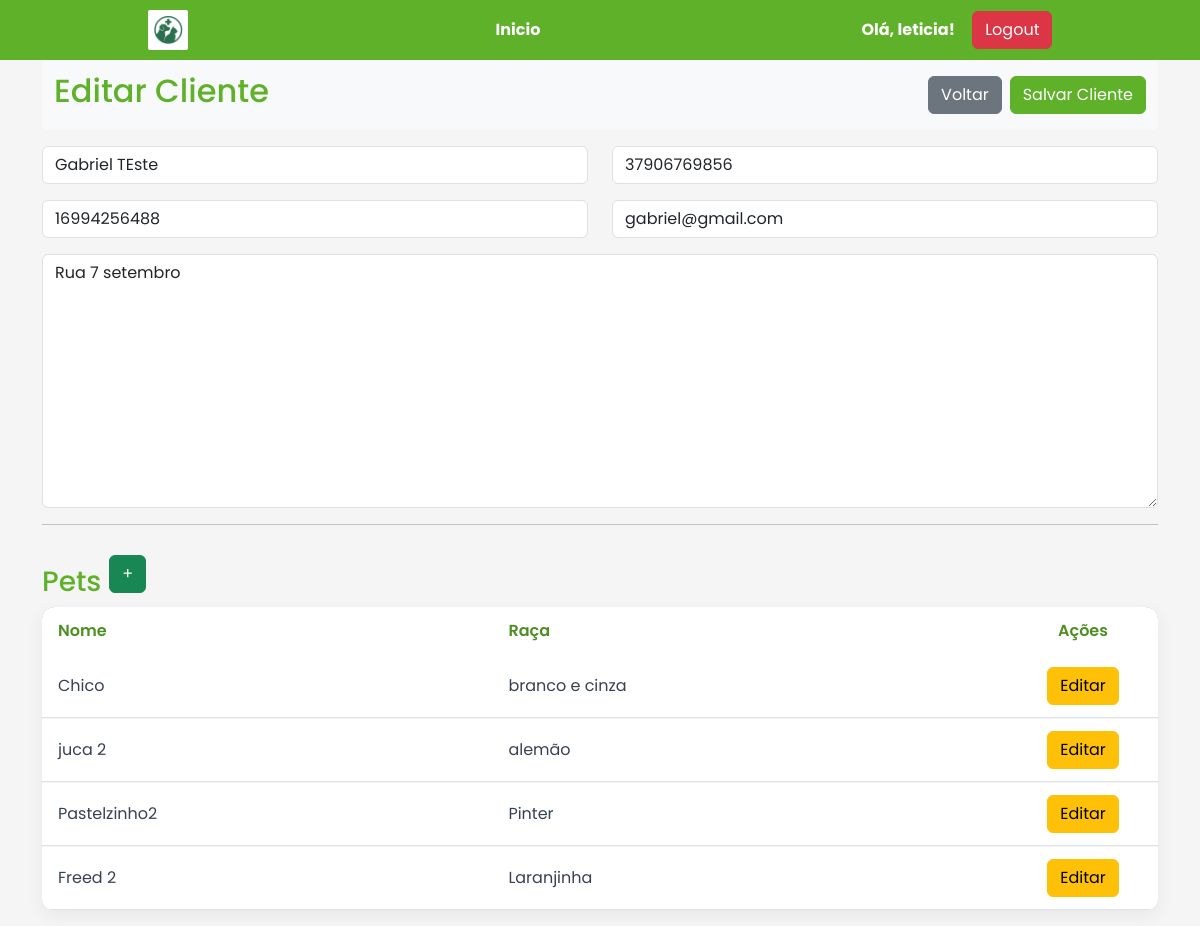
Screenshot of /clientes/1/edit/ (signed in) with the database file from the repository.
### core/models.py (models this page shows, shortened)
class Cliente(models.Model):
    usuario = models.OneToOneField(User,
                                   on_delete=models.CASCADE,
                                   related_name='cliente', null=True)
    nome = models.CharField(max_length=100)
    cpf = models.CharField(max_length=11, blank=True, null=True)
    telefone = models.CharField(max_length=15)
    email = models.EmailField()
    endereco = models.TextField()

class Animal(models.Model):
    ESPECIES = [
        ('C', 'Cachorro'),
        ('G', 'Gato'),
        ('O', 'Outros'),
    ]
    nome = models.CharField(max_length=100)
    especie = models.CharField(max_length=1, choices=ESPECIES)
    raca = models.CharField(max_length=100)
    idade = models.PositiveIntegerField(null=True, blank=True)
    peso = models.DecimalField(max_digits=5, decimal_places=2, null=True, blank=True)
    dono = models.ForeignKey(Cliente, on_delete=models.CASCADE, related_name='animais')

### core/views.py (the view)
# urls.py: path('clientes/<int:pk>/edit/', views.edit_cliente, name='edit_cliente'),
@login_required(login_url='login')
def edit_cliente(request, pk):
    cliente = get_object_or_404(Cliente, pk=pk)
    animais = cliente.animais.all()
    form_pet = AnimalForm()
    if request.method == 'POST':
        form = ClienteForm(request.POST, instance=cliente)
        if form.is_valid():
            form.save()
            return redirect('lista_clientes')
    else:
        form = ClienteForm(instance=cliente)
        forms_pet = {}
        for animal in animais:
            forms_pet[animal.id] = AnimalForm(instance=animal)
        print(forms_pet)
    return render(request, 'cliente/edit_cliente.html', {
        'form': form,
        'cliente': cliente,
        'animais': animais,
        'form_pet': form_pet, # Add Pet
        'forms_pet': forms_pet # Edit Pet
        })

### core/forms.py (shortened to what this page needs)
class ClienteForm(forms.ModelForm):
    class Meta:
        model = Cliente
        fields = ['nome', 'cpf', 'telefone', 'email', 'endereco']
    def __init__(self, *args, **kwargs):
        super().__init__(*args, **kwargs)
        for field in self.fields.values():
            field.widget.attrs.update({'class': 'form-control'})

class AnimalForm(forms.ModelForm):
    class Meta:
        model = Animal
        fields = ['nome', 'especie', 'raca', 'idade', 'peso']
        widgets = {
            'nome': forms.TextInput(attrs={'class': 'form-control'}),
            'idade': forms.NumberInput(attrs={'class': 'form-control'}),
            'especie': forms.Select(attrs={'class': 'form-select'}),
            'raca': forms.TextInput(attrs={'class': 'form-control'}),
            'peso': forms.NumberInput(attrs={'class': 'form-control'}),
        }

### core/templatetags/custom_tags.py (called while the page is built)
@register.filter
def get_item(dictionary, key):
    return dictionary.get(key)

### templates/cliente/edit_cliente.html (shortened to what this page needs)
{% extends 'base.html' %}
{% load custom_tags %}
{% block content %}
<form method="post">
     <div class="page-header">
        <h2 class="page-title">Editar Cliente</h2>
        <div class="d-flex align-items-center gap-2">
            <button type="button" onclick="window.history.back()" class="btn btn-secondary">Voltar</button>
            <button type="submit" class="btn btn-primary">Salvar Cliente</button>
        </div>
    </div>
    <div class="row">
        <div class="col-md-6 mb-3">
            {{ form.nome }}
        </div>
        <div class="col-md-6 mb-3">
            {{ form.cpf }}
        </div>
        <div class="col-md-6 mb-3">
            {{ form.telefone }}
        </div>
        <div class="col-md-6 mb-3">
            {{ form.email }}
        </div>
    </div>
    {{ form.endereco }}
    <hr>
</form>
<div class="d-flex align-items-center gap-2">
    <h3 class="page-title mt-4">Pets</h3>
    <button type="button" class="btn btn-success"
        data-bs-toggle="modal" data-bs-target="#animalModal">
        +
    </button>
</div>
<table class="table" id="animalTable">
    <thead>
        <tr>
            <th>Nome</th>
            <th>Raça</th>
            <th class="table-actions">Ações</th>
        </tr>
    </thead>
    <tbody>
    {% for animal in animais %}
        <tr data-animal-id="{{ animal.id }}">
            <td>{{ animal.nome }}</td>
            <td>{{ animal.raca }}</td>
            <td class="text-center">
                <button type="button"
                        class="btn btn-warning"
                        data-bs-toggle="modal"
                        data-bs-target="#animalEditModal{{ animal.id }}">
                    Editar
                </button>
            </td>
        </tr>
{% endfor %}
</table>
{% endblock %}

### templates/base.html (shortened to what this page needs)
{% load static %}
<!doctype html>
<html lang="en">
<head>
    <link href="https://cdn.jsdelivr.net/npm/bootstrap@5.3.7/dist/css/bootstrap.min.css" rel="stylesheet">
	<link href="https://cdn.jsdelivr.net/npm/fullcalendar@6.1.19/index.global.min.css" rel="stylesheet">
	<link rel="stylesheet" href="{% static 'styles.css' %}">
 	<link rel="stylesheet" href="{% static 'calendar.css' %}">
</head>
<body>
	<div class="navbar-clinica">
		<div>
			<img src="{% static 'images/logo.png' %}" alt="Veterinário" class="navbar-logo" width="40">
		</div>
		<div>
			<a class="navbar-link btn btn-transparent" href="{% url 'home' %}">Inicio</a>
		</div>
		<div>
			{% if request.user.is_authenticated %}
			<a class="navbar-link btn btn-transparent">Olá, {{ request.user.username }}!</a>
			<a class="btn btn-danger" href="{% url 'logout' %}">Logout</a>
			{% endif %}
		</div>
	</div>
	<div class="container">
	{% block content %}
	{% endblock %}
	</div>
</body>
</html>

### static/styles.css (style rules this page uses)
* { margin: 0; padding: 0; box-sizing: border-box; }
body { font-family: 'Poppins', sans-serif; background-color: #f5f5f5; }
:root { --bs-primary: #60b12a; --bs-primary-rgb: 96, 177, 42; --bs-link-color: #60b12a; }
.btn-primary { --bs-btn-bg: #60b12a; --bs-btn-border-color: #60b12a; --bs-btn-hover-bg: #4d8e22; --bs-btn-hover-border-color: #4d8e22; --bs-btn-color: #fff; --bs-btn-hover-color: #fff; --bs-btn-active-bg: #397011; --bs-btn-active-border-color: #397011; --bs-btn-active-color: #fff; }
.navbar-clinica { background-color: var(--bs-primary); height: 60px; display: flex; align-items: center; justify-content: space-around; }
.navbar-logo { max-height: 50px; background-color: white; border-radius: 5%; padding: 5px; }
.navbar-link { color: white; font-weight: bold; text-decoration: none; }
.page-title { color: var(--bs-primary); }
.page-header { display: flex; justify-content: space-between; align-items: center; background-color: #f8f9fa; padding: 0.75rem; margin-bottom: 1rem; border-radius: 0.25rem; }
.table-actions { width: 150px; text-align: center; }
.table { background: #fff; border-radius: 12px; overflow: hidden; box-shadow: 0 6px 18px rgba(15, 23, 42, 0.06); border-collapse: separate; border-spacing: 0; }
.table thead { background: var(--bs-primary); }
.table thead th { color: #4d8f22; font-weight: 600; padding: 12px 16px; border: none; vertical-align: middle; }
.table thead th:first-child { border-top-left-radius: 12px; }
.table thead th:last-child { border-top-right-radius: 12px; }
.table tbody td { padding: 12px 16px; vertical-align: middle; color: #374151; border-top: none; background: transparent; }
.table tbody tr+tr td { border-top: 1px solid rgba(15, 23, 42, 0.04); }
.table tbody tr { transition: background .18s ease, transform .12s ease; }

### rows the page displays
Cliente: nome "Gabriel TEste", cpf "37906769856", telefone "16994256488", email "gabriel@gmail.com", endereco "Rua 7 setembro"
Animal: nome "Chico", raca "branco e cinza"
Animal: nome "juca 2", raca "alemão"
Animal: nome "Pastelzinho2", raca "Pinter"
Animal: nome "Freed 2", raca "Laranjinha"

### other values shown
{{ request.user.username }} "leticia"
